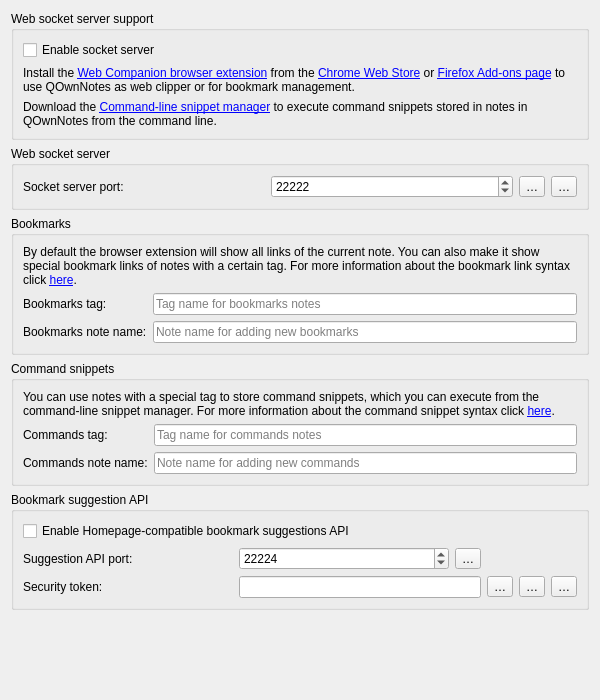
<?xml version="1.0" encoding="UTF-8"?>
<ui version="4.0">
 <class>WebCompanionSettingsWidget</class>
 <widget class="QWidget" name="WebCompanionSettingsWidget">
  <property name="geometry">
   <rect>
    <x>0</x>
    <y>0</y>
    <width>600</width>
    <height>700</height>
   </rect>
  </property>
  <layout class="QGridLayout" name="gridLayout_70">
   <item row="5" column="0">
    <spacer name="verticalSpacer_17">
     <property name="orientation">
      <enum>Qt::Vertical</enum>
     </property>
     <property name="sizeType">
      <enum>QSizePolicy::Policy::Expanding</enum>
     </property>
     <property name="sizeHint" stdset="0">
      <size>
       <width>0</width>
       <height>0</height>
      </size>
     </property>
    </spacer>
   </item>
   <item row="2" column="0">
    <widget class="QFrame" name="browserExtensionFrame">
     <property name="frameShape">
      <enum>QFrame::Shape::NoFrame</enum>
     </property>
     <layout class="QGridLayout" name="gridLayout_71">
      <property name="leftMargin">
       <number>0</number>
      </property>
      <property name="topMargin">
       <number>0</number>
      </property>
      <property name="rightMargin">
       <number>0</number>
      </property>
      <property name="bottomMargin">
       <number>0</number>
      </property>
      <item row="3" column="0">
       <widget class="QGroupBox" name="groupBox_38">
        <property name="title">
         <string>Command snippets</string>
        </property>
        <layout class="QGridLayout" name="gridLayout_78">
         <item row="1" column="1">
          <widget class="QLineEdit" name="commandSnippetsTagLineEdit">
           <property name="toolTip">
            <string>Notes with this tag will be used for fetching bookmarks</string>
           </property>
           <property name="placeholderText">
            <string>Tag name for commands notes</string>
           </property>
          </widget>
         </item>
         <item row="1" column="0">
          <widget class="QLabel" name="label_34">
           <property name="text">
            <string>Commands tag:</string>
           </property>
          </widget>
         </item>
         <item row="0" column="0" colspan="2">
          <widget class="Label" name="commandSnippetTagLabel">
           <property name="text">
            <string>You can use notes with a special tag to store command snippets, which you can execute from the command-line snippet manager. For more information about the command snippet syntax click &lt;a href=&quot;%1&quot;&gt;here&lt;/a&gt;.</string>
           </property>
           <property name="wordWrap">
            <bool>true</bool>
           </property>
           <property name="openExternalLinks">
            <bool>true</bool>
           </property>
          </widget>
         </item>
         <item row="2" column="0">
          <widget class="QLabel" name="commandSnippetsNoteNameLabel">
           <property name="text">
            <string>Commands note name:</string>
           </property>
          </widget>
         </item>
         <item row="2" column="1">
          <widget class="QLineEdit" name="commandSnippetsNoteNameLineEdit">
           <property name="toolTip">
            <string>This note will be used for adding new bookmarks from the browser extension</string>
           </property>
           <property name="placeholderText">
            <string>Note name for adding new commands</string>
           </property>
          </widget>
         </item>
        </layout>
       </widget>
      </item>
      <item row="1" column="0">
       <widget class="QGroupBox" name="webSocketGroupBox">
        <property name="title">
         <string>Web socket server</string>
        </property>
        <layout class="QHBoxLayout" name="horizontalLayout_12">
         <item>
          <widget class="QLabel" name="label_28">
           <property name="text">
            <string>Socket server port:</string>
           </property>
          </widget>
         </item>
         <item>
          <widget class="QSpinBox" name="webSocketServerServicePortSpinBox">
           <property name="minimum">
            <number>1</number>
           </property>
           <property name="maximum">
            <number>65535</number>
           </property>
           <property name="value">
            <number>22222</number>
           </property>
          </widget>
         </item>
         <item>
          <widget class="QToolButton" name="webSocketServerServicePortResetButton">
           <property name="toolTip">
            <string>Reset the socket server port</string>
           </property>
           <property name="text">
            <string notr="true">…</string>
           </property>
           <property name="icon">
            <iconset theme="edit-clear" resource="../../breeze-qownnotes.qrc">
             <normaloff>:/icons/breeze-qownnotes/16x16/edit-clear.svg</normaloff>:/icons/breeze-qownnotes/16x16/edit-clear.svg</iconset>
           </property>
          </widget>
         </item>
         <item>
          <widget class="QToolButton" name="webSocketTokenButton">
           <property name="toolTip">
            <string>Show security token</string>
           </property>
           <property name="text">
            <string notr="true">…</string>
           </property>
           <property name="icon">
            <iconset theme="view-refresh" resource="../../breeze-qownnotes.qrc">
             <normaloff>:/icons/breeze-qownnotes/16x16/view-refresh.svg</normaloff>:/icons/breeze-qownnotes/16x16/view-refresh.svg</iconset>
           </property>
          </widget>
         </item>
        </layout>
       </widget>
      </item>
      <item row="2" column="0">
       <widget class="QGroupBox" name="groupBox_32">
        <property name="title">
         <string>Bookmarks</string>
        </property>
        <layout class="QGridLayout" name="gridLayout_72">
         <item row="1" column="0">
          <widget class="QLabel" name="label_29">
           <property name="text">
            <string>Bookmarks tag:</string>
           </property>
          </widget>
         </item>
         <item row="1" column="1">
          <widget class="QLineEdit" name="bookmarksTagLineEdit">
           <property name="toolTip">
            <string>Notes with this tag will be used for fetching bookmarks</string>
           </property>
           <property name="placeholderText">
            <string>Tag name for bookmarks notes</string>
           </property>
          </widget>
         </item>
         <item row="2" column="0">
          <widget class="QLabel" name="label_30">
           <property name="text">
            <string>Bookmarks note name:</string>
           </property>
          </widget>
         </item>
         <item row="2" column="1">
          <widget class="QLineEdit" name="bookmarksNoteNameLineEdit">
           <property name="toolTip">
            <string>This note will be used for adding new bookmarks from the browser extension</string>
           </property>
           <property name="placeholderText">
            <string>Note name for adding new bookmarks</string>
           </property>
          </widget>
         </item>
         <item row="0" column="0" colspan="2">
          <widget class="Label" name="bookmarkTagLabel">
           <property name="text">
            <string>By default the browser extension will show all links of the current note. You can also make it show special bookmark links of notes with a certain tag. For more information about the bookmark link syntax click &lt;a href=&quot;%1&quot;&gt;here&lt;/a&gt;.</string>
           </property>
           <property name="wordWrap">
            <bool>true</bool>
           </property>
           <property name="openExternalLinks">
            <bool>true</bool>
           </property>
          </widget>
         </item>
        </layout>
       </widget>
      </item>
      <item row="4" column="0">
       <widget class="QGroupBox" name="bookmarkSuggestionApiGroupBox">
        <property name="title">
         <string>Bookmark suggestion API</string>
        </property>
         <layout class="QGridLayout" name="gridLayout_96">
          <item row="0" column="0" colspan="6">
           <widget class="QCheckBox" name="bookmarkSuggestionApiEnabledCheckBox">
            <property name="text">
             <string>Enable Homepage-compatible bookmark suggestions API</string>
            </property>
           </widget>
         </item>
         <item row="1" column="0">
          <widget class="QLabel" name="bookmarkSuggestionApiPortLabel">
           <property name="text">
            <string>Suggestion API port:</string>
           </property>
          </widget>
         </item>
         <item row="1" column="1">
          <widget class="QSpinBox" name="bookmarkSuggestionApiPortSpinBox">
           <property name="minimum">
            <number>1</number>
           </property>
           <property name="maximum">
            <number>65535</number>
           </property>
           <property name="value">
            <number>22224</number>
           </property>
          </widget>
         </item>
          <item row="1" column="2">
           <widget class="QToolButton" name="bookmarkSuggestionApiPortResetButton">
            <property name="toolTip">
             <string>Reset the suggestion API port</string>
           </property>
           <property name="text">
            <string notr="true">…</string>
           </property>
           <property name="icon">
            <iconset theme="edit-clear" resource="../../breeze-qownnotes.qrc">
             <normaloff>:/icons/breeze-qownnotes/16x16/edit-clear.svg</normaloff>:/icons/breeze-qownnotes/16x16/edit-clear.svg</iconset>
            </property>
           </widget>
          </item>
          <item row="2" column="0">
           <widget class="QLabel" name="bookmarkSuggestionApiTokenLabel">
            <property name="text">
             <string>Security token:</string>
            </property>
           </widget>
          </item>
          <item row="2" column="1" colspan="2">
           <widget class="QLineEdit" name="bookmarkSuggestionApiTokenLineEdit">
            <property name="toolTip">
             <string>If this is empty when saved, a new security token will be generated automatically.</string>
            </property>
            <property name="maxLength">
             <number>32</number>
            </property>
            <property name="readOnly">
             <bool>false</bool>
            </property>
            <property name="echoMode">
             <enum>QLineEdit::EchoMode::Password</enum>
            </property>
           </widget>
          </item>
          <item row="2" column="3">
           <widget class="QToolButton" name="bookmarkSuggestionApiShowTokenButton">
            <property name="toolTip">
             <string>Show security token</string>
            </property>
            <property name="text">
             <string notr="true">…</string>
            </property>
            <property name="icon">
             <iconset theme="document-decrypt" resource="../../breeze-qownnotes.qrc">
              <normaloff>:/icons/breeze-qownnotes/16x16/document-decrypt.svg</normaloff>:/icons/breeze-qownnotes/16x16/document-decrypt.svg</iconset>
            </property>
           </widget>
          </item>
          <item row="2" column="4">
           <widget class="QToolButton" name="bookmarkSuggestionApiCopyTokenButton">
            <property name="toolTip">
             <string>Copy security token to clipboard</string>
            </property>
            <property name="text">
             <string notr="true">…</string>
            </property>
            <property name="icon">
             <iconset theme="edit-copy" resource="../../breeze-qownnotes.qrc">
              <normaloff>:/icons/breeze-qownnotes/16x16/edit-copy.svg</normaloff>:/icons/breeze-qownnotes/16x16/edit-copy.svg</iconset>
            </property>
           </widget>
          </item>
          <item row="2" column="5">
           <widget class="QToolButton" name="bookmarkSuggestionApiGenerateTokenButton">
            <property name="toolTip">
             <string>Generate new security token</string>
            </property>
            <property name="text">
             <string notr="true">…</string>
            </property>
            <property name="icon">
             <iconset theme="view-refresh" resource="../../breeze-qownnotes.qrc">
              <normaloff>:/icons/breeze-qownnotes/16x16/view-refresh.svg</normaloff>:/icons/breeze-qownnotes/16x16/view-refresh.svg</iconset>
            </property>
           </widget>
          </item>
         </layout>
        </widget>
       </item>
     </layout>
    </widget>
   </item>
   <item row="0" column="0">
    <widget class="QGroupBox" name="groupBox_33">
     <property name="title">
      <string>Web socket server support</string>
     </property>
     <layout class="QVBoxLayout" name="verticalLayout_26">
      <item>
       <widget class="QCheckBox" name="enableSocketServerCheckBox">
        <property name="text">
         <string>Enable socket server</string>
        </property>
       </widget>
      </item>
      <item>
       <widget class="Label" name="webCompannionLabel">
        <property name="text">
         <string>Install the &lt;a href=&quot;%1&quot;&gt;Web Companion browser extension&lt;/a&gt; from the &lt;a href=&quot;%2&quot;&gt;Chrome Web Store&lt;/a&gt; or &lt;a href=&quot;%3&quot;&gt;Firefox Add-ons page&lt;/a&gt; to use QOwnNotes as web clipper or for bookmark management.</string>
        </property>
        <property name="wordWrap">
         <bool>true</bool>
        </property>
        <property name="openExternalLinks">
         <bool>true</bool>
        </property>
        <property name="textInteractionFlags">
         <set>Qt::TextInteractionFlag::LinksAccessibleByMouse|Qt::TextInteractionFlag::TextSelectableByMouse</set>
        </property>
       </widget>
      </item>
      <item>
       <widget class="Label" name="commandLineSnippetManagerLabel">
        <property name="text">
         <string>Download the &lt;a href=&quot;%1&quot;&gt;Command-line snippet manager&lt;/a&gt; to execute command snippets stored in notes in QOwnNotes from the command line.</string>
        </property>
        <property name="wordWrap">
         <bool>true</bool>
        </property>
        <property name="openExternalLinks">
         <bool>true</bool>
        </property>
        <property name="textInteractionFlags">
         <set>Qt::TextInteractionFlag::LinksAccessibleByMouse|Qt::TextInteractionFlag::TextSelectableByMouse</set>
        </property>
       </widget>
      </item>
     </layout>
    </widget>
   </item>
  </layout>
 </widget>
 <customwidgets>
  <customwidget>
   <class>Label</class>
   <extends>QLabel</extends>
   <header location="global">widgets/label.h</header>
  </customwidget>
 </customwidgets>
 <resources>
  <include location="../../breeze-qownnotes.qrc"/>
 </resources>
</ui>
